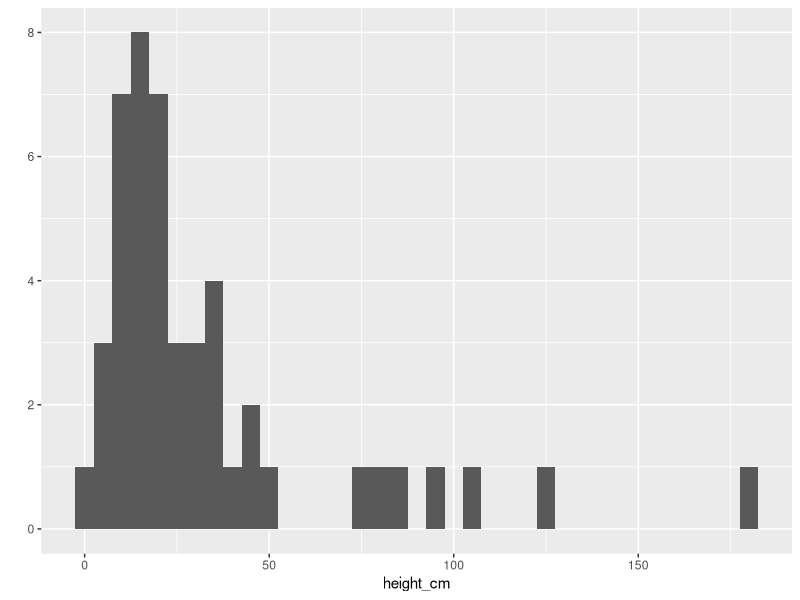
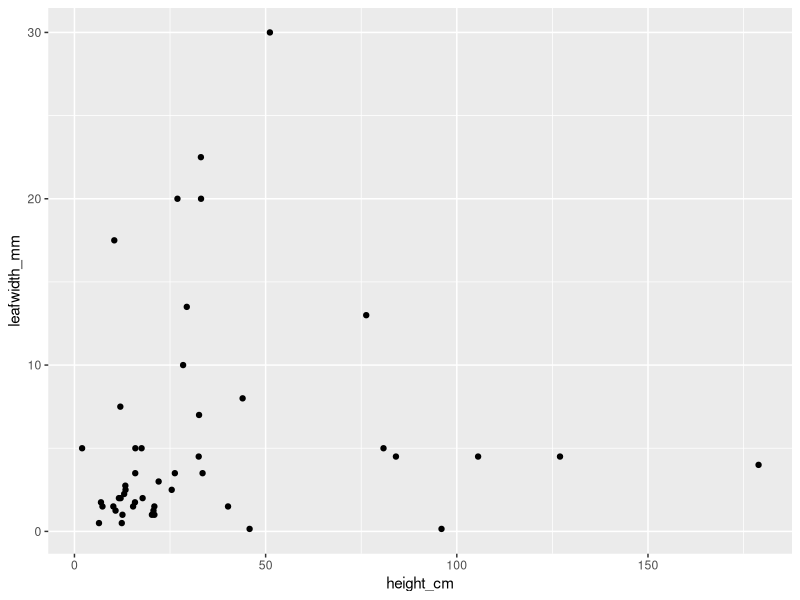
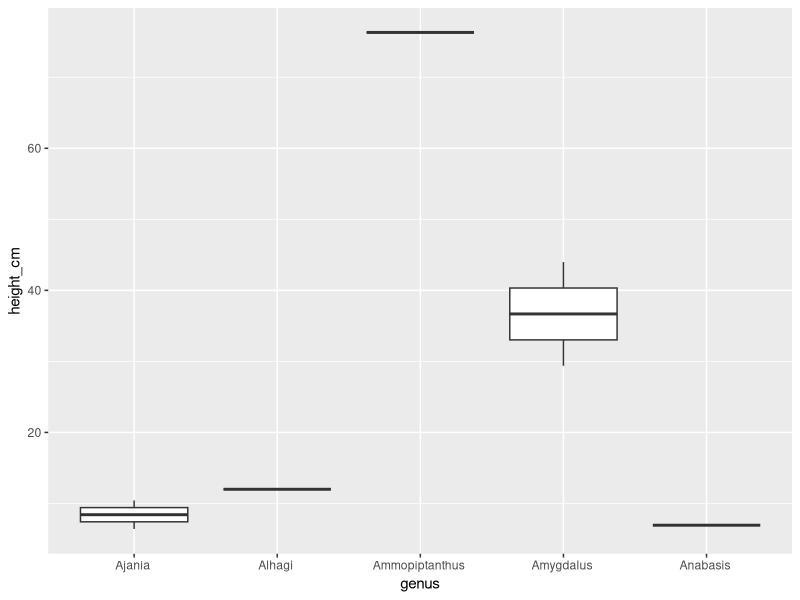
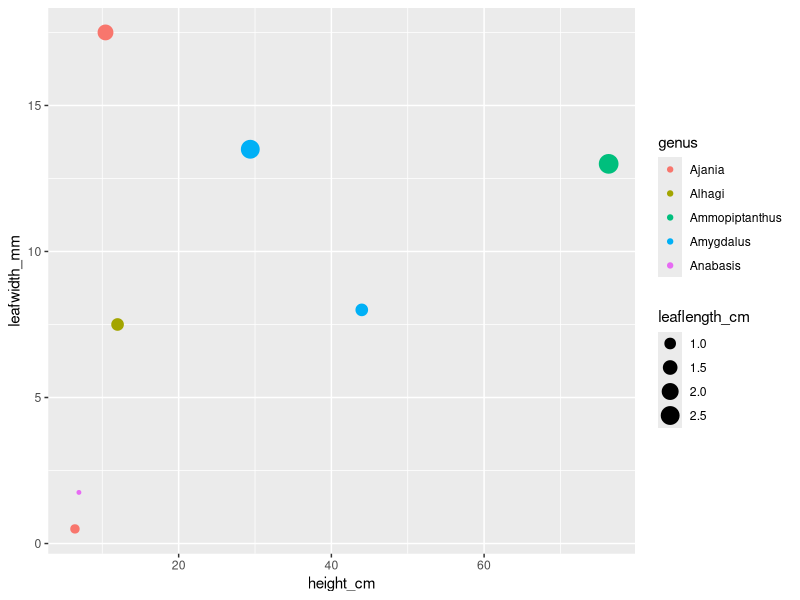
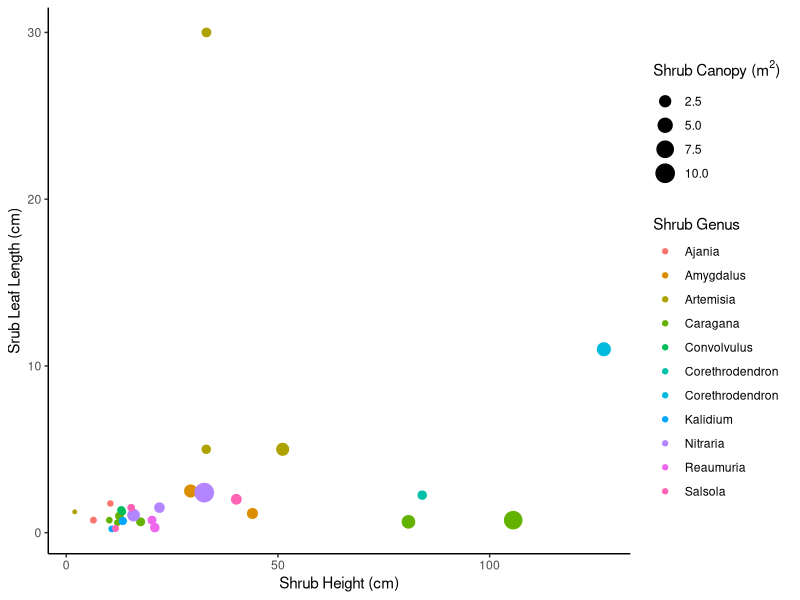

Reproduce these figures in R, in order.
# Visualize-R
# Roshael Chellappah
# BIOL 434 - Dr. Collauti
# January 19th, 2022

# see word document "Visualize-R Part I.docx" for Part I of assignment.

# PART 2 - VISUALIZATIONS
# **Data Overview**

# Dong, Lei et al. (2020), Data from: Phylogenetic structure and formation mechanism of shrub 
# communities in arid and semi-arid areas of the Mongolian Plateau, Dryad, Dataset, 
# https://doi.org/10.5061/dryad.6m905qfvv

# This paper studied the phylogenetic structure of the shrub communities in arid and semiarid 
# areas of the Mongolian Plateau. The main variables within the dataset "Traits.csv" are the 
# phylogenetic signals of the height(cm), canopy (m2), leaf length (cm) and leaf width (mm) of 
# studied shrubs and subshrubs.

MyData <- read.csv("./Traits.csv", header = T)
library(ggplot2)
str(MyData)

# Question 1 ----------------------------------------------------------------------------------
## A frequency distribution of a single continuous variable
qplot(x = height_cm, data = MyData, binwidth = 5)

# Question 2 ----------------------------------------------------------------------------------
## A bivariate plot of two continuous variables
qplot(x = height_cm, y = leafwidth_mm, data = MyData)

# Question 3 ----------------------------------------------------------------------------------
## A boxplot of a continuous variable measured in 2 or more groups
### this dataset has many rows, so for the purposes of this question, I will be using only the first
### 7 rows
qplot(x = genus, y = height_cm, data = MyData[1:7,], geom = "boxplot")

# Question 4 ----------------------------------------------------------------------------------
## A bivariate plot of two continuous variables, colour-coded for 2 or more groups and scaled in 
## size based on a third continous variable 
qplot(x = height_cm, y = leafwidth_mm, data = MyData[1:7,], size = leaflength_cm, colour = genus)

# Question 5 ----------------------------------------------------------------------------------
## One graph of your choice, of any type, using any data. Create this using ggplot() with parameters 
## to make the graph look as clean (no unnecessary lines or shading) . Try to reproduce a clean but 
## eye-catching figure that you might see in a journal like Nature or Science.

MyData2 <- read.csv("Traits _wo_uniques.csv")

ggplot(MyData2) +
  geom_point(aes(x = height_cm, y = leaflength_cm, size = canopy_m2, colour = genus)) +
  scale_x_continuous(name = "Shrub Height (cm)") +
  scale_y_continuous(name = "Srub Leaf Length (cm)") +
  scale_size_continuous(name = expression(paste('Shrub Canopy (', m^2, ')'))) +
  scale_colour_discrete(name = "Shrub Genus") +
  theme_classic()
  










